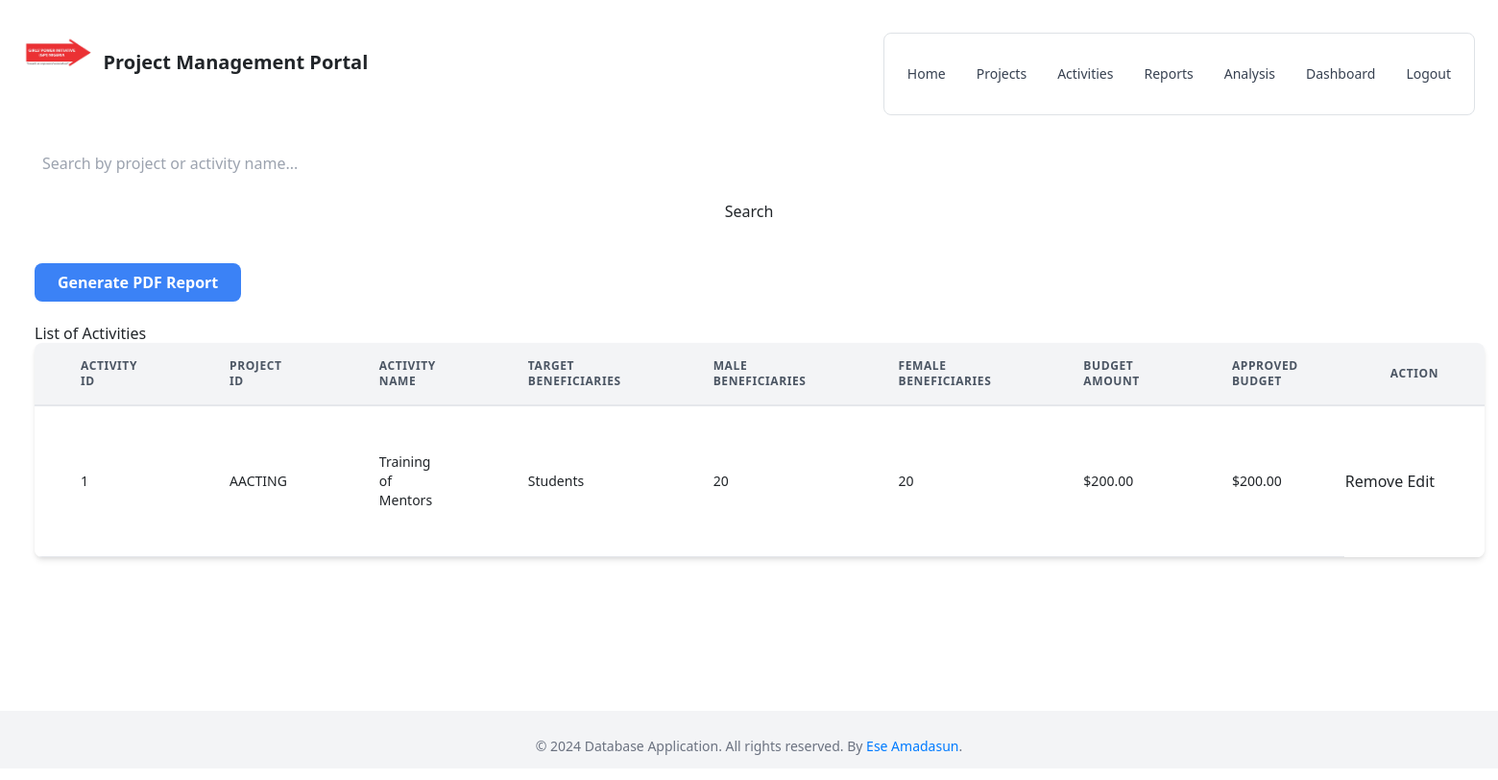
Page /activity_list (signed in) on the committed database.
### models.py (models this page shows)
class Activity(db.Model):
    __tablename__ = 'activity'
    id = db.Column(db.Integer, primary_key=True)
    project_id = db.Column(db.Integer, db.ForeignKey('project.id'), nullable=False)
    name = db.Column(db.String(200))
    target_beneficiaries = db.Column(db.String(200))
    target_beneficiaries_male = db.Column(db.Integer)
    target_beneficiaries_female = db.Column(db.Integer)
    budget_amount = db.Column(db.Float)
    approved_budget_amount = db.Column(db.Float)
    reports = db.relationship('Report', backref='activity', lazy=True)

class Project(db.Model):
    __tablename__ = 'project'
    id = db.Column(db.Integer, primary_key=True)
    name = db.Column(db.String(100), nullable=False)
    donor = db.Column(db.String(100))
    thematic_area = db.Column(db.String(100))
    start_date = db.Column(db.DateTime)
    end_date = db.Column(db.DateTime)
    project_amount = db.Column(db.Float)
    activities = db.relationship('Activity', backref='project', lazy=True)
    financial_reports = db.relationship('FinancialReport', backref='project', lazy=True)

### views.py (the view)
@main.route('/activity_list', methods=['GET', 'POST'])
@login_required
def activity_list():
    activities = Activity.query.all()
    return render_template('activity_list.html', activities=activities)

### app.py (called while the page is built)
def format_currency(value):
    if value is None or isinstance(value, str) and not value.isdigit():
        return 'N/A'
    try:
        return "${:,.2f}".format(float(value))
    except (ValueError, TypeError):
        return 'N/A'

@login_manager.user_loader
def load_user(user_id):
    return User.query.get(int(user_id))

### templates/activity_list.html (shortened to what this page needs)
{% extends 'base.html' %}
{% block content %}
<div id="searchForm">
        <form action="" method="get">
            <input type="text" name="search" placeholder="Search by project or activity name...">
            <input type="submit" value="Search">
        </form>
    </div>
<div class="flex space-x-4 mt-4">
    <a href="{{ url_for('main.generate_pdf_activity_report') }}" class="inline-block px-6 py-2 bg-blue-500 hover:bg-blue-700 text-white font-bold rounded-lg">Generate PDF Report</a>
</div>
<br>
<h2>List of Activities</h2>
<table class="min-w-full leading-normal shadow-md rounded-lg overflow-hidden">
    <thead class="bg-gray-100">
        <tr>
            <th class="px-5 py-3 border-b-2 border-gray-200 text-left text-xs font-semibold text-gray-600 uppercase tracking-wider">
                Activity ID
            </th>
            <th class="px-5 py-3 border-b-2 border-gray-200 text-left text-xs font-semibold text-gray-600 uppercase tracking-wider">
                Project ID
            </th>
            <th class="px-5 py-3 border-b-2 border-gray-200 text-left text-xs font-semibold text-gray-600 uppercase tracking-wider">
                Activity Name
            </th>
            <th class="px-5 py-3 border-b-2 border-gray-200 text-left text-xs font-semibold text-gray-600 uppercase tracking-wider">
                Target Beneficiaries
            </th>
            <th class="px-5 py-3 border-b-2 border-gray-200 text-left text-xs font-semibold text-gray-600 uppercase tracking-wider">
                Male Beneficiaries
            </th>
            <th class="px-5 py-3 border-b-2 border-gray-200 text-left text-xs font-semibold text-gray-600 uppercase tracking-wider">
                Female Beneficiaries
            </th>
            <th class="px-5 py-3 border-b-2 border-gray-200 text-left text-xs font-semibold text-gray-600 uppercase tracking-wider">
                Budget Amount
            </th>
            <th class="px-5 py-3 border-b-2 border-gray-200 text-left text-xs font-semibold text-gray-600 uppercase tracking-wider">
                Approved Budget
            </th>
            <th class="px-5 py-3 border-b-2 border-gray-200 text-left text-xs font-semibold text-gray-600 uppercase tracking-wider">
                Action
            </th>
        </tr>
    </thead>
    <tbody class="bg-white">
        {% for activity in activities %}
        <tr>
            <td class="px-5 py-5 border-b border-gray-200 text-sm">
                {{ activity.id }}
            </td>
            <td class="px-5 py-5 border-b border-gray-200 text-sm">
                {{ activity.project.name }}
            </td>
            <td class="px-5 py-5 border-b border-gray-200 text-sm">
                {{ activity.name }}
            </td>
            <td class="px-5 py-5 border-b border-gray-200 text-sm">
                {{ activity.target_beneficiaries }}
            </td>
            <td class="px-5 py-5 border-b border-gray-200 text-sm">
                {{ activity.target_beneficiaries_male }}
            </td>
            <td class="px-5 py-5 border-b border-gray-200 text-sm">
                {{ activity.target_beneficiaries_female }}
            </td>
            <td class="px-5 py-5 border-b border-gray-200 text-sm">
                {{ activity.budget_amount | format_currency }}
            </td>
            <td class="px-5 py-5 border-b border-gray-200 text-sm">
                {{ activity.approved_budget_amount | format_currency }}
            </td>
            <td>
                <a href="{{ url_for('main.delete_activity', activity_id=activity.id) }}">Remove</a>
                <a href="{{ url_for('main.edit_activity', activity_id=activity.id) }}">Edit</a>
            </td>
        </tr>
        {% endfor %}
    </tbody>
</table>
{% endblock %}

### static/css/styles.css (style rules this page uses)
body { font-family: Arial, sans-serif; }
body { margin: 0; font-family: 'Arial', sans-serif; background-color: #f5f5f5; }
form { margin-top: 20px; }
form input { width: 100%; padding: 8px; margin-bottom: 10px; box-sizing: border-box; }

### rows in the picture
Activity: id "1", project.name "AACTING", name "Training of Mentors", target_beneficiaries "Students", target_beneficiaries_male "20", target_beneficiaries_female "20", budget_amount "$200.00", approved_budget_amount "$200.00"
